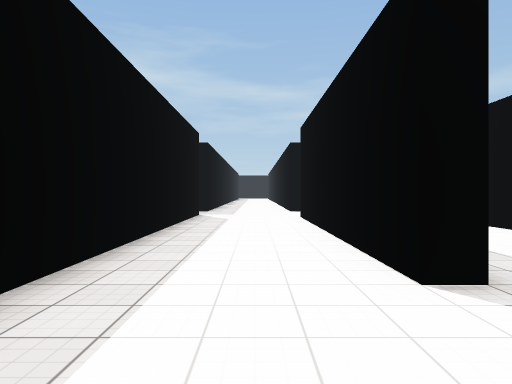
View 1 (above)

12 first-person views from a walk through a scene from a Unity 3-D project. The camera is 1.4 m above the floor, looks level and sees 70° across. The floor is counted in squares, 2 m on a side. Each view is taken from the middle of a square. On the plan, view 1 faces up. The plan holds only what a view shows up to about 11 squares ahead; the rest is blank. The place goes on beyond the plan. Surface patterns are stand-ins for the level's own textures.

View 2
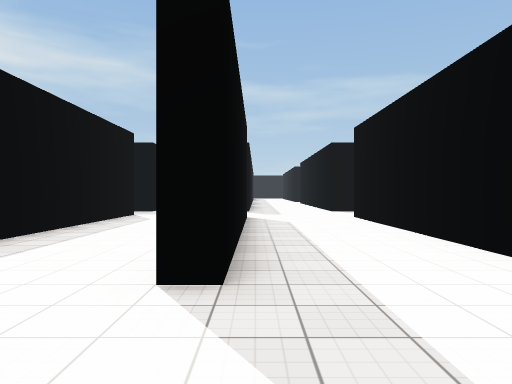

View 3
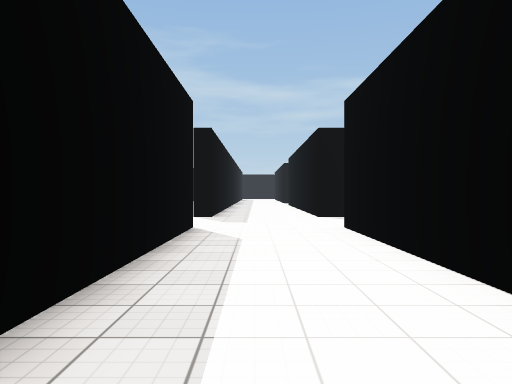

View 4
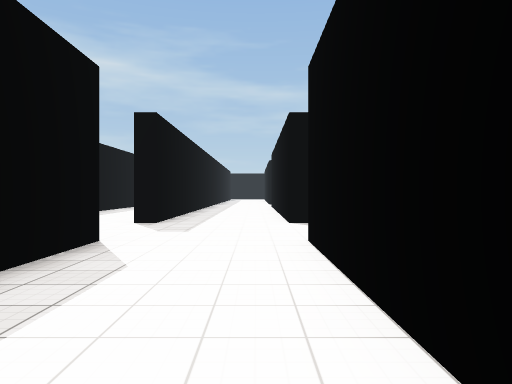

View 5
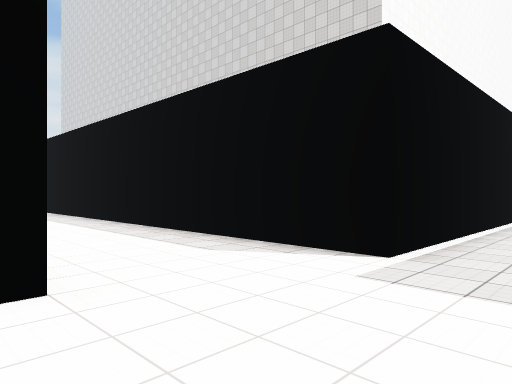

View 6
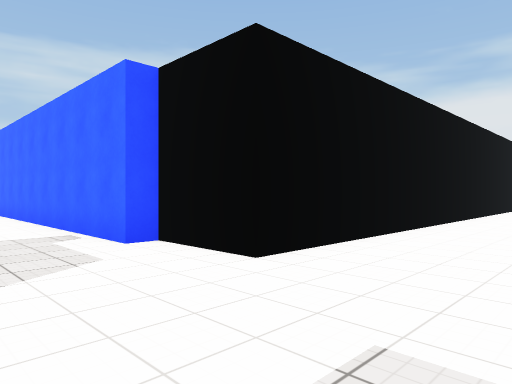

View 7
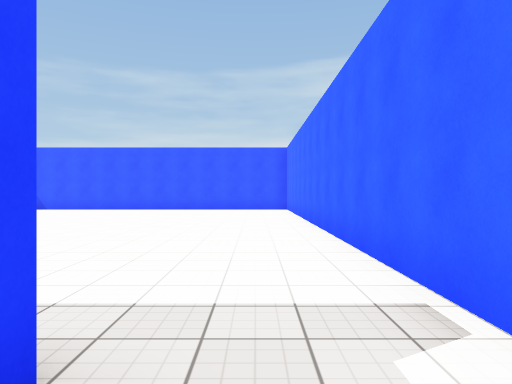

View 8
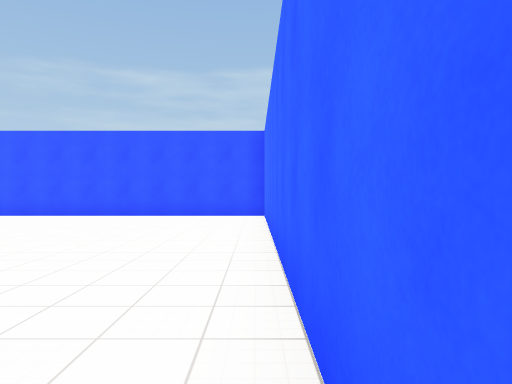

View 9
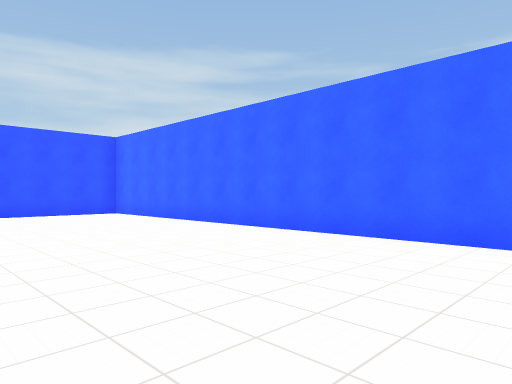

View 10
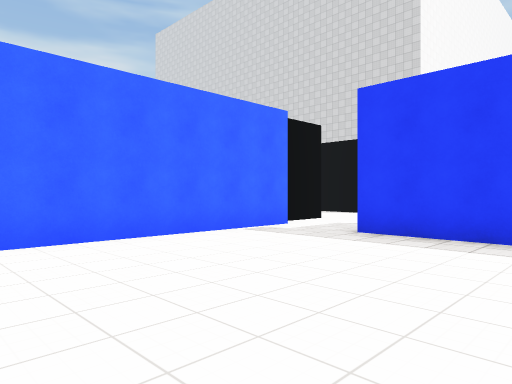

View 11
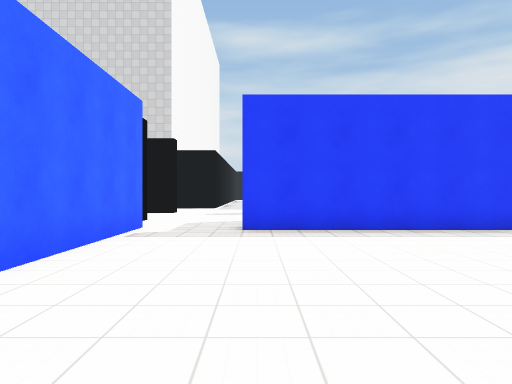

View 12
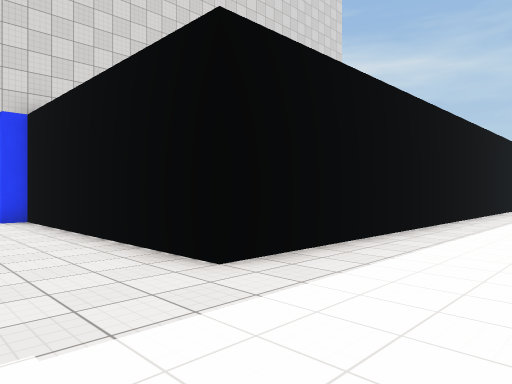

### Floor plan
Points are (right, up) in squares from view 1. A wall is a line through its corners. A room is listed if a view was taken in it or the views show most of it. See-through windows are left out.
Room 1 (views 1, 2, 3, 4, 5, 6, 7, 12)
walls: (1.3, 5.5) (1.3, 10.1); (4.8, 0.1) (4.8, 10.3); (1.8, 10.2) (1.8, 5.8); (-1.7, 11) (-1.7, -3.1); (-4.1, -5.7) (-8.7, -5.7); (-6.4, 11.3) (-3.2, 11.3); (5.5, 13.3) (4.8, 13.3) (4.8, 16); (1.8, 16) (1.8, 13.3) (1.2, 13.3)
ways out: opening at (5.5, 11.5) to room 2; opening at (-6, 12)
Room 2 (views 8, 9, 10, 11)
walls: (20.7, 10.8) (20.7, 16.5); (7.2, 16.5) (7.2, 12.8); (6.7, 10.2) (6.7, 10.7) (20, 10.7); (4.8, 10.3) (6.2, 10.3)
ways out: opening at (5.5, 11.5) to room 1

Where each view was taken, in squares from view 1:
view 1: 0 up, 0 right, facing up
view 2: 0 up, 2 right, facing up
view 3: 3 up, 3 right, facing up
view 4: 5 up, 4 right, facing up
view 5: 13 up, 2 right, facing down-left
view 6: 13 up, 2 right, facing down-right
view 7: 12 up, 6 right, facing right
view 8: 11 up, 10 right, facing right
view 9: 16 up, 9 right, facing down-right
view 10: 16 up, 13 right, facing down-left
view 11: 13 up, 14 right, facing left
view 12: 8 down, 1 right, facing up-left
